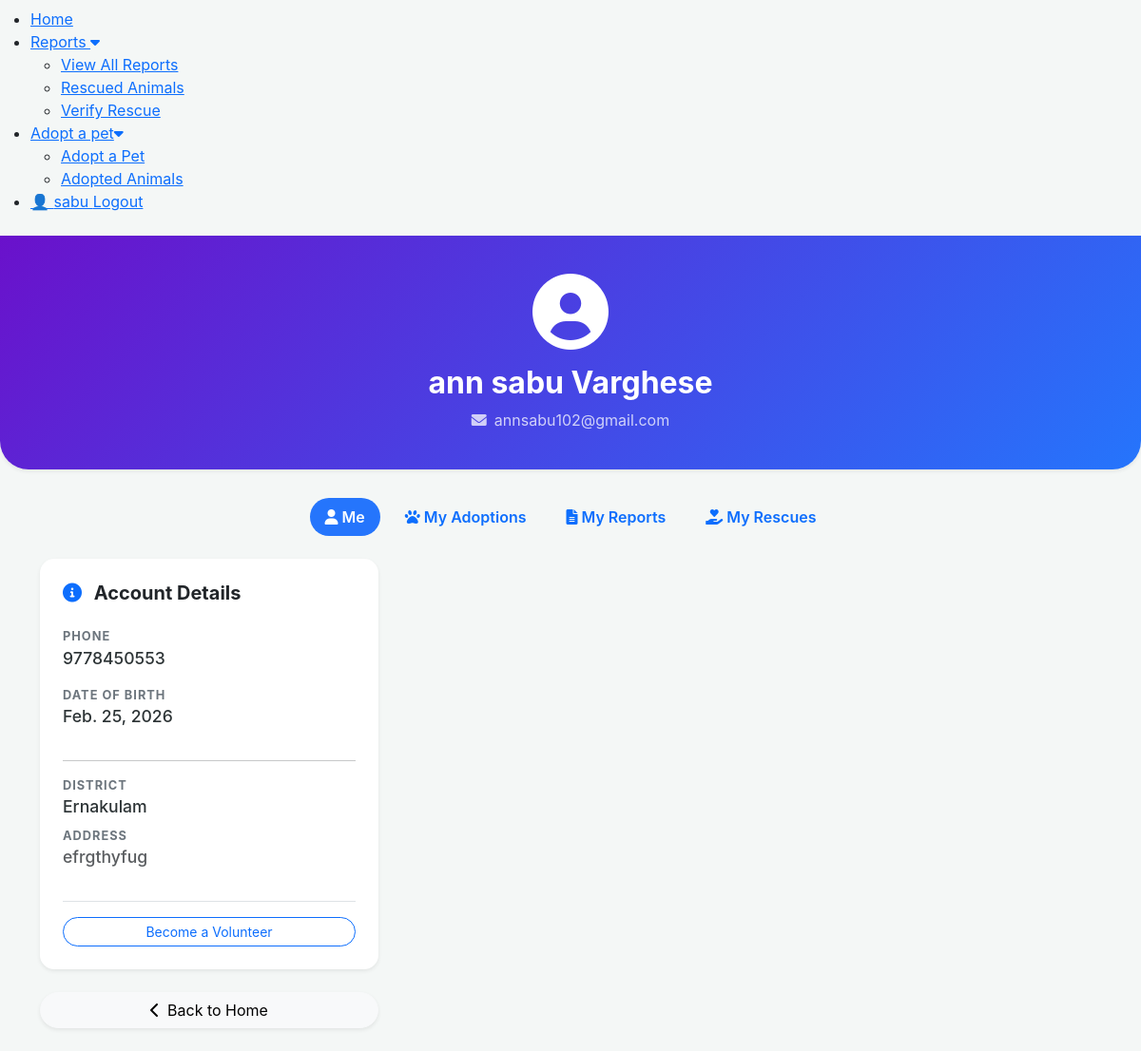
The page /profile/ (signed in) on the database as committed earlier.
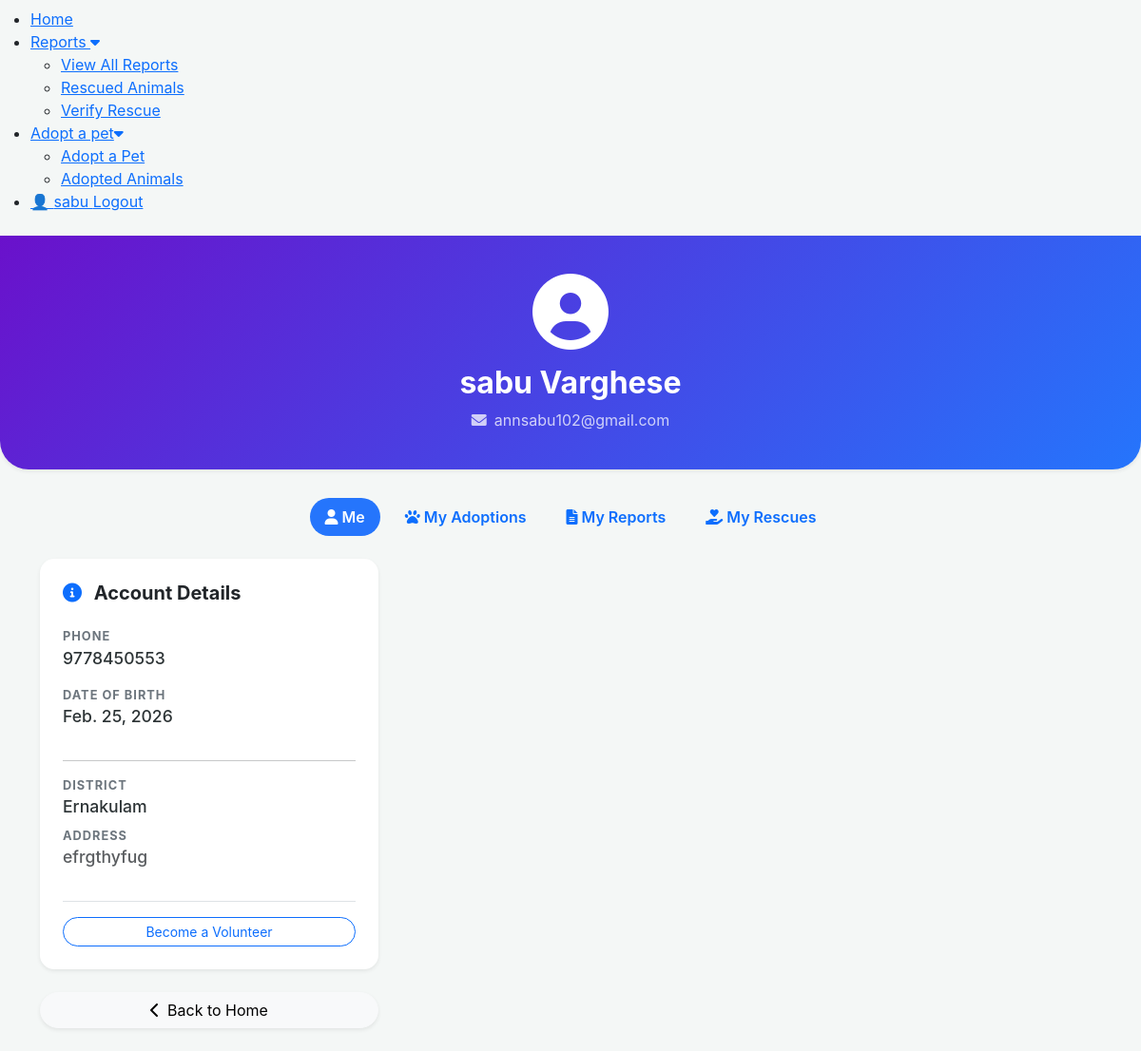
The same page on the database as committed later.
### App/models.py (models this page shows, shortened)
class Profile(models.Model):
    user = models.OneToOneField(User, on_delete=models.CASCADE, related_name='profile')
    full_name = models.CharField(max_length=150)
    is_volunteer = models.BooleanField(default=False)
    is_volunteer_pending = models.BooleanField(default=False)
    phone = models.CharField(max_length=15)
    dob = models.DateField(verbose_name="Date of Birth")
    district = models.CharField(max_length=100)
    local_body = models.CharField(
        max_length=100,
        help_text="Name of the Panchayat or Municipality"
    )
    ward_no = models.CharField(max_length=10)
    house_no = models.CharField(max_length=50)
    address = models.TextField(help_text="Full house address/landmark")

### App/views.py (the view)
# urls.py: path('profile/', views.UserProfile, name='UserProfile'),
def UserProfile(request):
    profile = request.user.profile
    user_applications = AdoptionApplication.objects.filter(
        applicant_email=request.user.email
    )
    my_reports = ReportSubmit.objects.filter(
        user=request.user
    ).order_by("-created_at")
    my_rescues = ReportSubmit.objects.filter(
        claimed_by=request.user,
        status="rescued"
    ).order_by("-verified_at")
    return render(request, 'UserProfile.html', {
        "profile": profile,
        "user_applications": user_applications,
        "my_reports": my_reports,
        "my_rescues": my_rescues,
    })

### App/templates/UserProfile.html (shortened to what the changed rows need)
{% load static %}
{% load static %}
<!DOCTYPE html>
<html lang="en">
<head>
    <link href="https://cdn.jsdelivr.net/npm/bootstrap@5.3.0/dist/css/bootstrap.min.css" rel="stylesheet">
    <link rel="stylesheet" href="https://cdnjs.cloudflare.com/ajax/libs/font-awesome/6.0.0/css/all.min.css">
</head>
<body>
    <div class="profile-header shadow-sm text-center">
        <div class="container">
            <div class="mb-3">
                <i class="fas fa-user-circle fa-5x"></i>
            </div>
            <h2 class="fw-bold">{{ profile.full_name }}</h2>
            <p class="opacity-75 mb-0"><i class="fas fa-envelope me-2"></i>{{ user.email }}</p>
        </div>
    </div>
    <div class="container">
        <div class="tab-content">
            <div class="tab-pane fade show active" id="me">
                <div class="row g-4">
                    <div class="col-lg-4">
                        <div class="card shadow-sm p-4 mb-4">
                            <div class="mb-3">
                                <div class="info-label">Phone</div>
                                <div class="info-value">{{ profile.phone }}</div>
                            </div>
                            <div class="mb-3">
                                <div class="info-label">Date of Birth</div>
                                <div class="info-value">{{ profile.dob }}</div>
                            </div>
                            <div class="mb-2">
                                <div class="info-label">District</div>
                                <div class="info-value text-capitalize">{{ profile.district }}</div>
                            </div>
                            <div class="mb-2">
                                <div class="info-label">Address</div>
                                <div class="info-value small text-muted">{{ profile.address }}</div>
                            </div>
                        </div>
                    </div>
                </div>
            </div>
        </div>
    </div>
</body>
</html>

Rows that differ between the two databases and show on the page:
changed Profile "Ernakulam": full_name "ann sabu Varghese" → "sabu Varghese"
